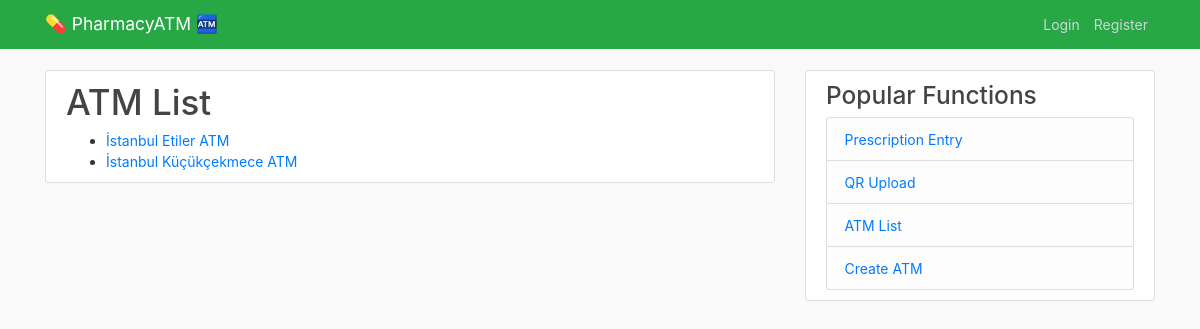
Before: /atm_list/ with the older database file.
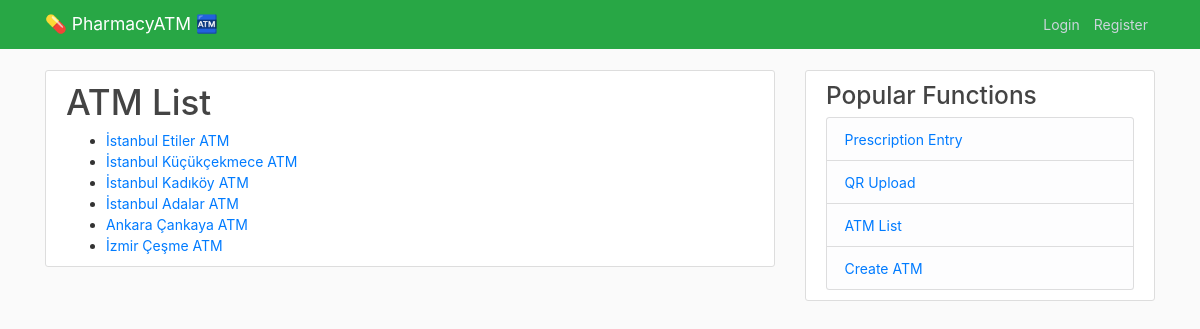
After: the same page with the newer database file.
### pharmacy/models.py (models this page shows)
class ATM(models.Model):
    city = models.CharField(max_length=100)
    county = models.CharField(max_length=100)
    owner_email = models.EmailField()
    medicines = models.ManyToManyField('Medicine', through='ATMMedicine')
    total_cash = models.DecimalField(max_digits=10, decimal_places=2, default=0.0)
    class Meta:
        unique_together = ('city', 'county')
    def __str__(self):
        return f"{self.city} {self.county} ATM"

### pharmacy/views.py (the view)
# urls.py: path('atm_list/', views.atm_list, name='atm_list'),
def atm_list(request):
    atms = ATM.objects.all()
    return render(request, 'pharmacy/atm_list.html', {'atms': atms})

### pharmacy/templates/pharmacy/atm_list.html
{% extends "pharmacy/base.html" %}
{% load crispy_forms_tags %}
{% block content %}
    <article class="media content-section">
        <div class="media-body">
    <h1>ATM List</h1>
    <ul>
        {% for atm in atms %}
            <li><a href="{% url 'atm_detail' pk=atm.pk %}">{{ atm }}</a></li>
        {% empty %}
            <li>No ATMs found.</li>
        {% endfor %}
    </ul>
        </div>
       </article>
{% endblock %}

Changed rows visible on the page:
added ATM: city+county "İstanbul Kadıköy ATM"
added ATM: city+county "İstanbul Adalar ATM"
added ATM: city+county "Ankara Çankaya ATM"
added ATM: city+county "İzmir Çeşme ATM"
